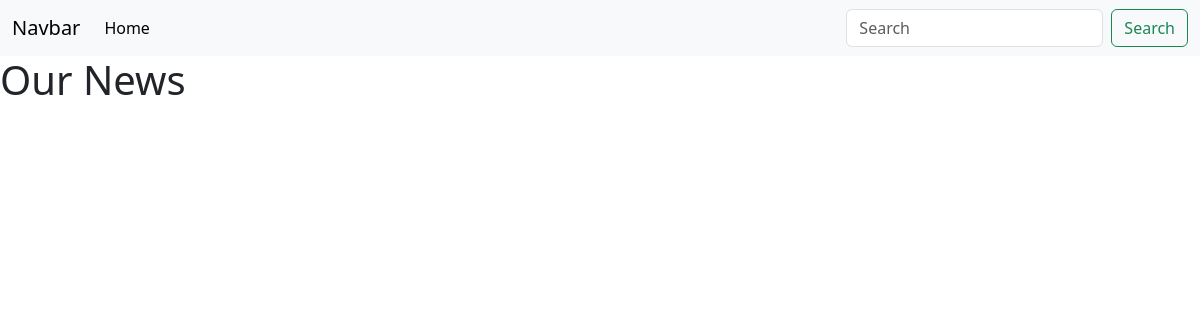
The app's page /, older data.
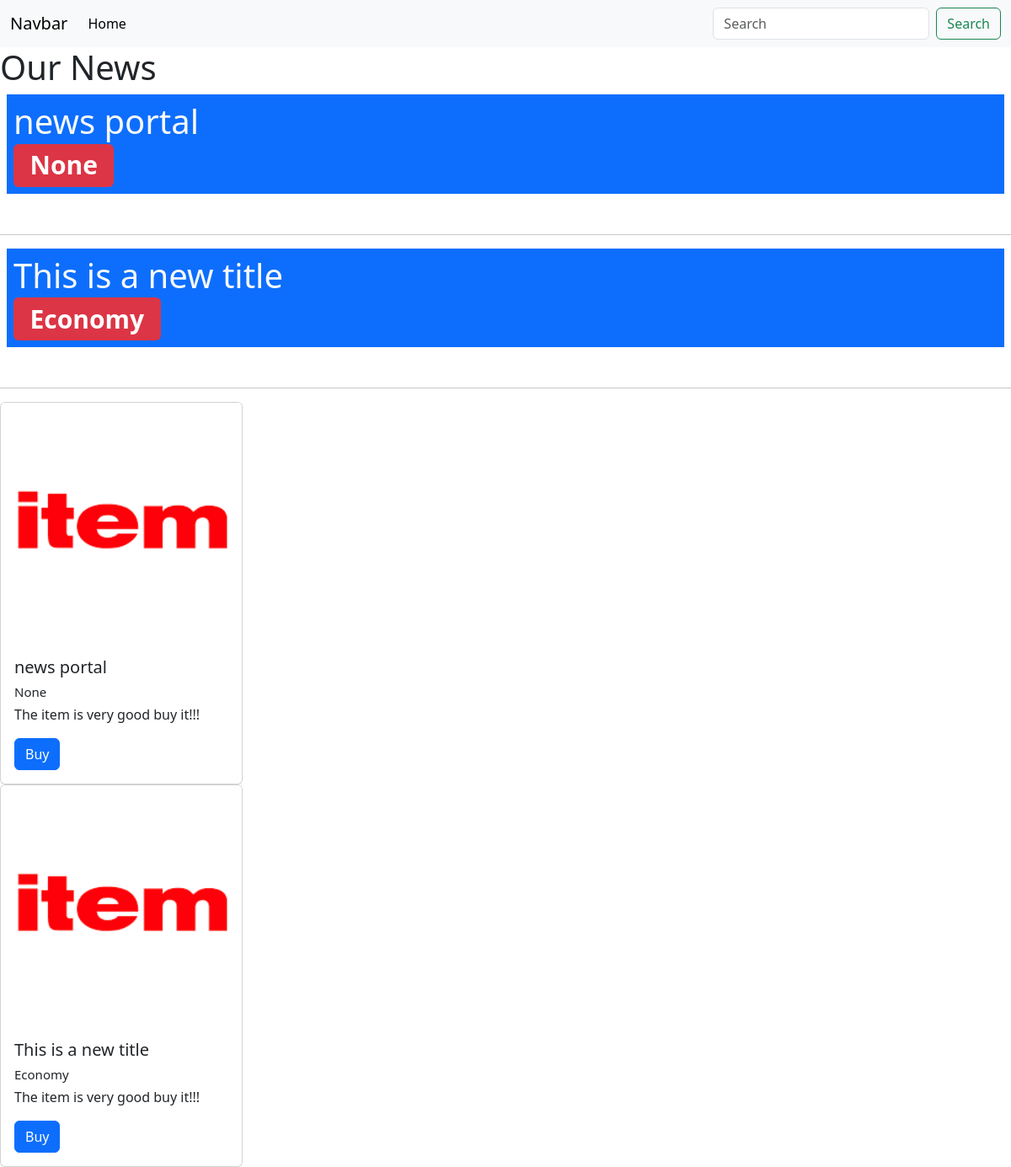
The same page, newer data.
### news/models.py (models this page shows)
class news(models.Model):
    title=models.CharField(max_length=200)
    category = models.ForeignKey(Category, related_name="category_news", on_delete = models.CASCADE, blank=True, null=True)
    description=models.TextField()
    created_at = models.DateTimeField(auto_now_add=True)
    updated_at=models.DateTimeField(auto_now=True)
    def __str__(self):
        return self.title

class Category (models.Model):
    name=models.CharField(max_length=225)
    created=models.DateTimeField(auto_now_add=True)
    updated_at=models.DateTimeField(auto_now=True)
    def __str__(self):
        return self.name

### news/views.py (the view)
# urls.py: path("", views.home, name="home"),
def home(request):
    dict = {
          'name' : news.objects.all(),
          'price': 999,
          'address' : 'Chicago'
        }
    return render(request, "index.html", dict)

### news/templates/index.html (shortened to what this page needs)
<!DOCTYPE html>
<html lang="en">
<head>
    <link href="https://cdn.jsdelivr.net/npm/bootstrap@5.3.3/dist/css/bootstrap.min.css" rel="stylesheet">
</head>
<body>
    <nav class="navbar navbar-expand-lg bg-body-tertiary">
        <div class="container-fluid">
          <a class="navbar-brand" href="#">Navbar</a>
          <div class="collapse navbar-collapse" id="navbarSupportedContent">
            <ul class="navbar-nav me-auto mb-2 mb-lg-0">
              <li class="nav-item">
                <a class="nav-link active" aria-current="page" href="#">Home</a>
              </li>
            </ul>
            <form class="d-flex" role="search">
              <input class="form-control me-2" type="search" placeholder="Search" aria-label="Search">
              <button class="btn btn-outline-success" type="submit">Search</button>
            </form>
          </div>
        </div>
      </nav>
{% block content %}
<h1>Our News</h1>
{% for i in name%}
<a href="{%url 'news:newsDetails' i.id%}">
  <h1 class="bg-primary p-2 m-2 text-light">{{i}}
    <br>
    <span class="badge bg-danger"> {{i.category}}</span>
  </h1>
</a>
<br>
<hr>
{% endfor %}
  {%for i in name%}
    <div class="card" style="width: 18rem;">
      <img class="card-img-top" alt="...">
      <div class="card-body">
        <h5 class="card-title">{{i.title}} <br><sub>{{i.category}}</sub> </h5>
        <p class="card-text">The item is very good buy it!!!</p>
        <a href="#" class="btn btn-primary">Buy</a>
      </div>
    </div>
  {%endfor%}
{% endblock content %}
</body>
</html>

Row changes from the older to the newer data that the page shows:
added news: title "news portal", category "None"
added news: title "This is a new title", category "Economy"
